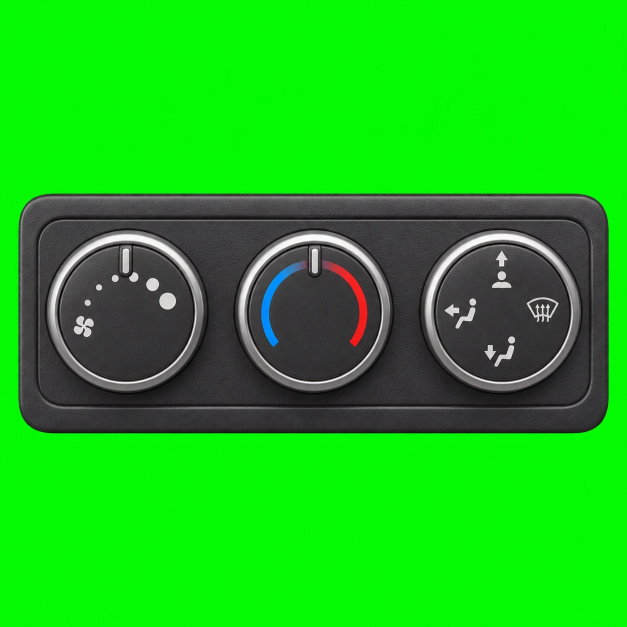
#> input picture assets/src/dec-climate.webp, 1254 x 1254 px (shown at 1/2 size); its folder holds only this picture in this run
$ python clean.py
#> lines starting #> are read from the running program, lines starting #| are printed output that depends on the picture; after the words box and inside, x2 and y2 are one past the last pixel; in counts of white or black regions, pixels touching at a corner belong together
#!/usr/bin/env python3
"""Очистка картинок из ChatGPT (assets/src) перед сценой Blender.

Материалы (mat-*): выпрямление штрихов, выравнивание вшитого света, сведение шва плитки,
приведение среднего цвета к цели из брифа docs/prompts/car-cabin-assets.md.
Детали (dec-*): снятие зелёного фона с восстановлением цвета края, обрезка по детали;
у колеса окна между спицами заливаются тёмным (за ними тормозной диск, а не дорога).
Фасады (fac-*): обрезка по швам панелей, рядам кладки и ритму окон, наплыв на шве, размер плитки
в метрах и средний цвет — в build/assets/fac.json для embed.mjs.

    python3 tools/assets/clean.py            → build/assets/clean/*.png + отчёт в stdout
    python3 tools/assets/clean.py --only mat-trim-satin
    python3 tools/assets/clean.py --only fac → вся серия по префиксу

Только Pillow и numpy: scipy на машине нет.
"""
import argparse
import hashlib
import json
import math
import pathlib
import sys
import time

import numpy as np
from PIL import Image, ImageFilter

ROOT = pathlib.Path(__file__).resolve().parents[2]
SRC = ROOT / 'assets' / 'src'
OUT = ROOT / 'build' / 'assets' / 'clean'

TARGET = {
    'mat-seat-fabric': '3A3C40', 'mat-seat-leather': '2B2C2F', 'mat-dash-soft': '34363A',
    'mat-plastic-hard': '2F3134', 'mat-headliner': 'B9B6B0', 'mat-carpet': '26272A',
    'mat-trim-satin': '8D9096',
}
# штрихи отделки должны идти строго по горизонтали: наклон 1,6° даёт ступеньку ~35 px на стыке плиток
DESKEW = {'mat-trim-satin'}
SEAM_BAND = 0.15
HOLE_FILL = (28, 28, 30)
ALPHA_LO, ALPHA_HI = 0.08, 0.92


def log(msg):
    print('[clean] ' + msg, flush=True)


def source(name):
#> called with name = 'dec-climate'
    for ext in ('.webp', '.png'):
        p = SRC / (name + ext)
        if p.exists():
            return p
    return None


def rgb(v):
    return tuple(int(round(x)) for x in v)


# [30 lines left out: functions seam_ratio, streak_angle, deskew, flatten, not called in this run]


def smoothstep(t):
    t = np.clip(t, 0, 1)
    return t * t * (3 - 2 * t)


# [42 lines left out: functions make_seamless, to_target, clean_material, not called in this run]


def clean_decal(name, path):
#> called with name = 'dec-climate'
    t0 = time.time()
    a = np.asarray(Image.open(path).convert('RGB')).astype(float)
    border = np.concatenate([a[:8].reshape(-1, 3), a[-8:].reshape(-1, 3),
                             a[:, :8].reshape(-1, 3), a[:, -8:].reshape(-1, 3)])
    G = np.median(border, 0)
#> G = [4, 250, 3]
    r, g, b = a[..., 0], a[..., 1], a[..., 2]
    green = g - np.maximum(r, b)
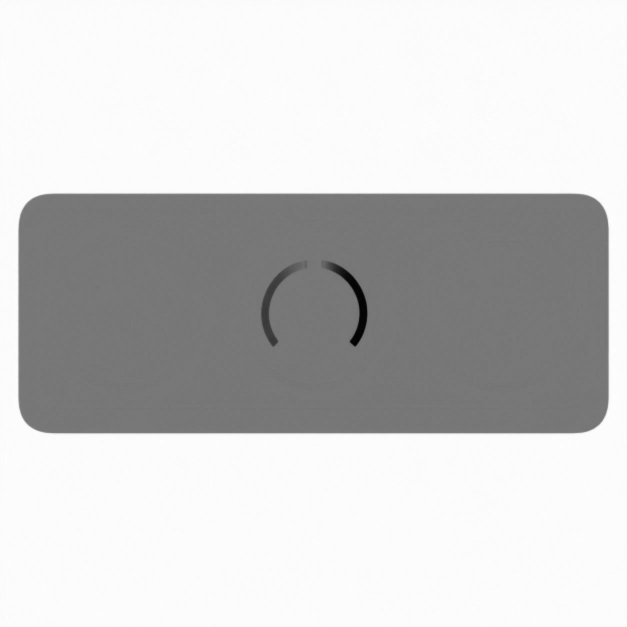
#> green: shape (1254, 1254) float64 (shown at 1/2 size); min -224, max 251, mean 157.3; drawn with min black and max white
    green_bg = G[1] - max(G[0], G[2])
#> green_bg = 246
    # мёртвая зона по краям: шум фона (σ ≈ 1,5) иначе давал фону частичную прозрачность, а тёмному
    # пластику с отсветом фона — частичную непрозрачность
    t = 1 - green / green_bg
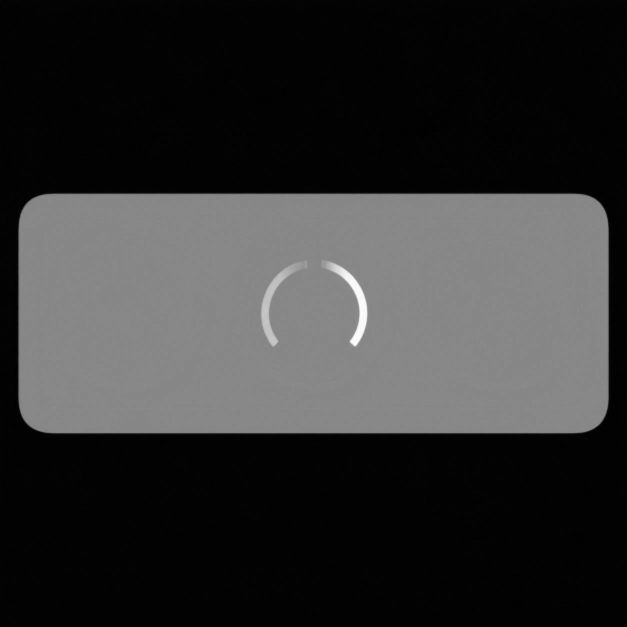
#> t: shape (1254, 1254) float64 (shown at 1/2 size); min -0.0203, max 1.91, mean 0.361; drawn with min black and max white
    alpha = np.clip((t - ALPHA_LO) / (ALPHA_HI - ALPHA_LO), 0, 1)
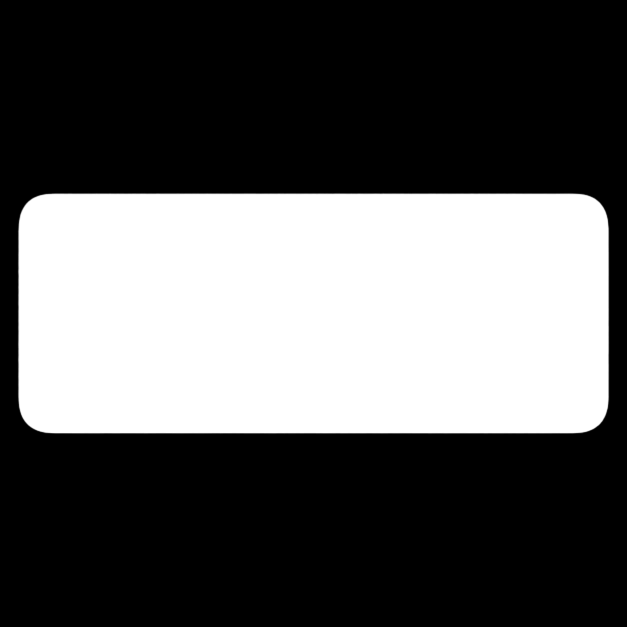
#> alpha: shape (1254, 1254) float64 (shown at 1/2 size); min 0, max 1, mean 0.358
    alpha[alpha < 0.1] = 0
    safe = np.maximum(alpha, 1e-3)[..., None]
    fg = (a - (1 - alpha)[..., None] * G) / safe
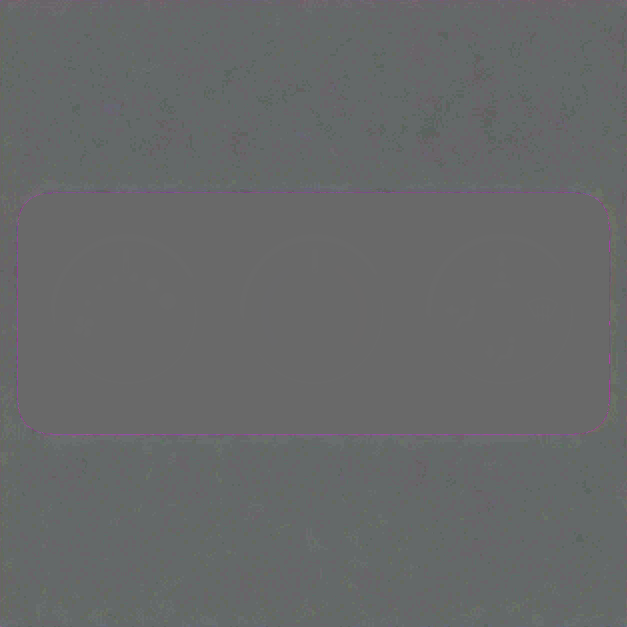
#> fg: shape (1254, 1254, 3) float64 (shown at 1/2 size); mean R, G, B -469.7, -91.5, -9.8; drawn with min black and max white
    # деталей зелёного цвета в брифе нет: остаток зелени на детали — отражение фона
    fg[..., 1] = np.minimum(fg[..., 1], np.maximum(fg[..., 0], fg[..., 2]) + 2)
    fg = np.clip(fg, 0, 255)
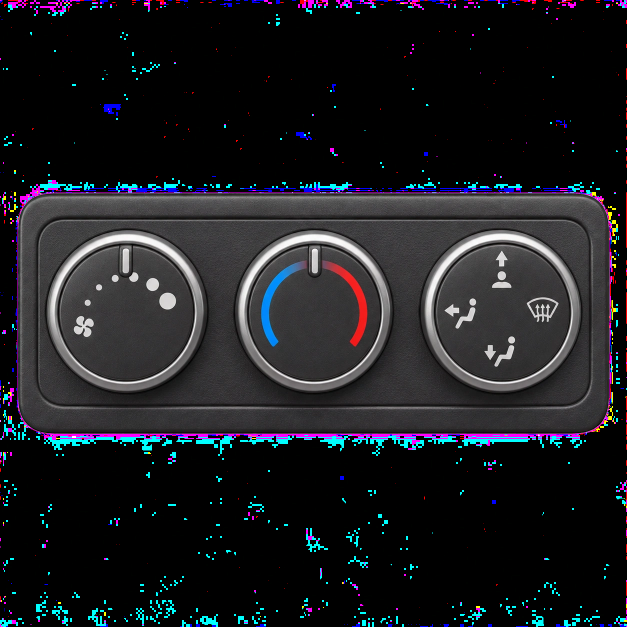
#> fg: shape (1254, 1254, 3) float64 (shown at 1/2 size); mean R, G, B 28.6, 29.4, 33.5
    note = ''
    if name.startswith('dec-wheel') and name != 'dec-wheel-pad':
        ys, xs = np.where(alpha > 0.5)
        cx, cy = (xs.min() + xs.max()) / 2, (ys.min() + ys.max()) / 2
        rad = min(xs.max() - xs.min(), ys.max() - ys.min()) / 2 - 2
        yy, xx = np.mgrid[:a.shape[0], :a.shape[1]]
        disc = (xx - cx) ** 2 + (yy - cy) ** 2 <= rad ** 2
        holes = disc & (alpha < 0.5)
        fill = np.array(HOLE_FILL, float)
        fg[disc] = fg[disc] * alpha[disc][:, None] + fill * (1 - alpha[disc][:, None])
        alpha[disc] = 1
        note = f', окна между спицами залиты тёмным ({holes.sum()} px)'
    ys, xs = np.where(alpha > 0.5)
    # куски борта трамвая встают встык, и любой прозрачный отступ дал бы щель между ними; стекло
    # зеркала ложится на рамку корпуса, и отступ сузил бы его внутри корпуса
    pad = 0 if name.startswith(('tram-', 'dec-mirror-')) else 8
    x0, x1 = max(xs.min() - pad, 0), min(xs.max() + pad + 1, a.shape[1])
#> x0 = 29; x1 = 1226
    y0, y1 = max(ys.min() - pad, 0), min(ys.max() + pad + 1, a.shape[0])
#> y0 = 379; y1 = 875
    if name == 'tram-front':
        # перёд ложится на торец шириной кузова, а зеркала торчат за кузов: ширина — по самой длинной
        # сплошной полосе на 70 % высоты, где зеркал уже нет
        row = alpha[y0 + int((y1 - y0) * 0.7)] > 0.5
        runs, start = [], None
        for x, on in enumerate(list(row) + [False]):
            if on and start is None:
                start = x
            if not on and start is not None:
                runs.append((start, x))
                start = None
        bx0, bx1 = max(runs, key=lambda r: r[1] - r[0])
        note += f', обрезан по кузову {bx1 - bx0} из {x1 - x0} px'
        x0, x1 = bx0, bx1
    rgba = np.dstack([fg, alpha * 255])[y0:y1, x0:x1]
    Image.fromarray(rgba.astype(np.uint8), 'RGBA').save(OUT / (name + '.png'))
    obj = rgba[..., 3] > 127
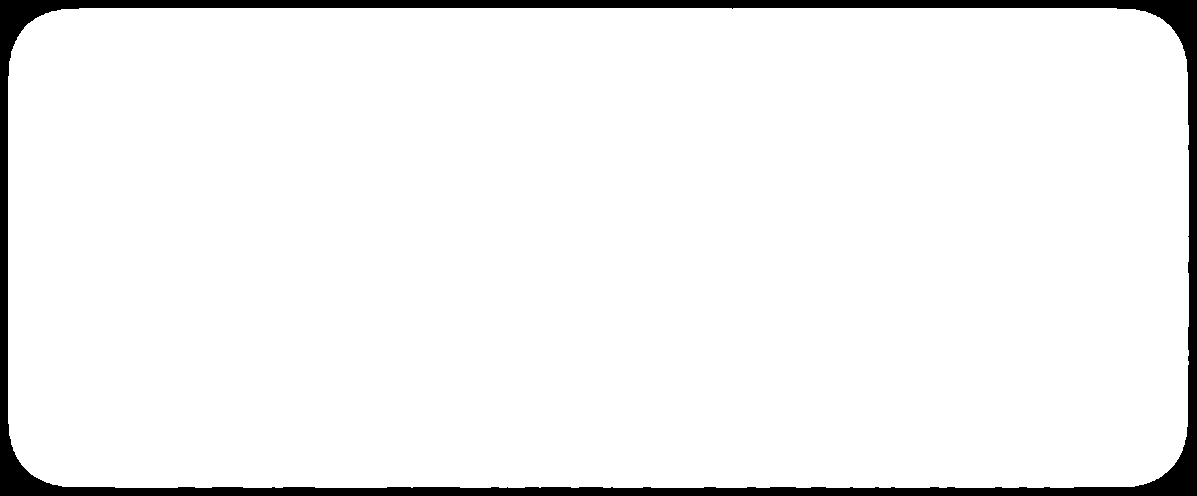
#> obj: shape (496, 1197) bool; 94.8% white; 1 black region, box (x1, y1, x2, y2) and area: (0, 0, 1197, 496) 31069
    fr = rgba[..., :3].astype(float)
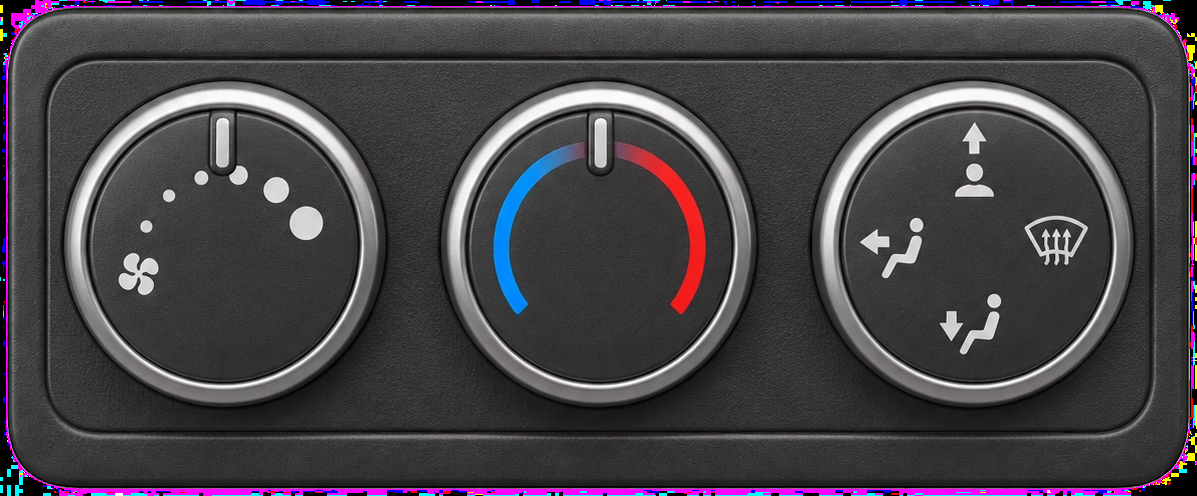
#> fr: shape (496, 1197, 3) float64; mean R, G, B 70.9, 66.3, 72.2
    fringe = (obj & (fr[..., 1] > np.maximum(fr[..., 0], fr[..., 2]) + 25)).sum()
#> fringe = 0
    log(f'{name}: фон {rgb(G)}, деталь {x1 - x0}×{y1 - y0} px '
        f'(пропорция {(x1 - x0) / (y1 - y0):.2f}), полупрозрачный край {((alpha > 0) & (alpha < 1)).sum()} px, '
        f'зелёная кайма после {fringe} px{note}, {time.time() - t0:.1f} с')
    if fringe > 50:
        log(f'WARN {name}: на детали осталось {fringe} px зелёной каймы')
    if name.startswith('dec-mirror-'):
        mirror_outline(name, rgba[..., 3] > 127)


MIRROR_JSON = ROOT / 'build' / 'assets' / 'mirror.json'
MIRROR_PTS = 16


# [52 lines left out: functions hull2d, seg_dist, simplify_closed, mirror_outline, not called in this run]


SKY_BLEND = 0.06  # доля ширины неба, на которой правый край наплывает на левый


# [15 lines left out: function clean_sky, not called in this run]


# make_seamless фасаду не годится: он сдвигает плитку на полпериода и смешивает по всей площади — у края
# оказалось бы окно из середины. Фасад сводится обрезкой по швам панелей, рядам кладки и ритму окон
# (замеры — assets/src/SOURCES.md, «Серия 3»), остаток шва — наплывом, как у неба. Обрезка мерена на
# конкретной картинке: ChatGPT отдаёт переделку того же размера, поэтому сверяется отпечаток WebP-исходника
# (sha256, 12 знаков), а не размер. Шов по пикселям не проверяется: он стоит на растворе и пазе панели,
# где шаг яркости и в исходнике выше любого среднего; ритм окон и швов меряет гейт по готовым плиткам
FAC_W = 1024          # ширина выхода; в страницу embed.mjs кладёт 512
FAC_BLEND = 24        # наплыв не шире: дальше поля за линией обрезки у части картинок нет
# тот же кирпич на торце должен быть того же размера, что на фасаде: ряд fac-brick-red — 28,0 px
# (30 рядов на этаж 3,2 м), у торца — 34,35 px, поэтому торец меряется кирпичом, а не этажом
BRICK_PXM_RED = 840 / 3.2
FAC = {
    'fac-panel-a':      dict(sha='fab3907b55f7', src=(1835, 857), crop=(69, 75, 1756, 785), m=(6.0, 2.8)),
    'fac-panel-b':      dict(sha='59c8142a42f3', src=(1834, 858), crop=(76, 109, 1757, 852), m=(6.0, 2.8)),
    # вертикальный шов один, посередине: без его половинок на краях две панели при повторе слились бы в одну
    'fac-panel-end':    dict(sha='afe2fe6e0f1b', src=(1836, 857), crop=(0, 53, 1836, 817), m=(6.0, 2.8), joint=(910, 916, 921)),
    'fac-brick-red':    dict(sha='73ce63e4b672', src=(1717, 916), crop=(9, 21, 1702, 861), m=(6.0, 3.2)),
    'fac-brick-yellow': dict(sha='ca13b7f98aec', src=(1717, 916), crop=(8, 80, 1713, 894), m=(6.0, 3.2)),
    'fac-brick-end':    dict(sha='c82a7c4d0ff1', src=(1717, 916), crop=(4, 24, 1653, 788), pxm=BRICK_PXM_RED * 34.35 / 28.0, like='fac-brick-red'),
    'fac-plaster':      dict(sha='28d1e47e65d3', src=(1717, 916), crop=(39, 0, 1677, 916), m=(6.0, 3.2)),
    'fac-shop-a':       dict(sha='2239e05a8185', src=(1717, 916), crop=(0, 0, 1717, 916), m=(6.0, 3.2), wrap_y=False),
    'fac-shop-b':       dict(sha='e34bbe8c02b4', src=(1717, 916), crop=(0, 0, 1717, 916), m=(6.0, 3.2), wrap_y=False),
}
FAC_JSON = ROOT / 'build' / 'assets' / 'fac.json'


# [30 lines left out: functions fac_crop, fac_seam, brick_mean, not called in this run]


_fac_cache = {}


# [66 lines left out: functions fac_tile, clean_facades, not called in this run]


def main():
    ap = argparse.ArgumentParser()
    ap.add_argument('--only', help='имя картинки или серия по префиксу: mat, dec, tram, sky, fac')
    args = ap.parse_args()
    OUT.mkdir(parents=True, exist_ok=True)
    names = sorted({p.stem for p in SRC.iterdir() if p.suffix in ('.png', '.webp') and p.stem.split('-')[0] in ('mat', 'dec', 'tram', 'sky', 'fac')})
    if args.only:
        names = [n for n in names if n == args.only or n.split('-')[0] == args.only]
    missing = [n for n in TARGET if n not in names and not args.only]
    if missing:
        log('WARN нет материалов: ' + ', '.join(missing))
    t0 = time.time()
    for n in names:
        p = source(n)
        if n.startswith('mat-'):
            if n not in TARGET:
                log(f'WARN {n}: нет цели цвета в TARGET — пропущен')
                continue
            clean_material(n, p)
        elif n.startswith('sky-'):
            clean_sky(n, p)
        elif n.startswith('fac-'):
            continue
        else:
            clean_decal(n, p)
    facs = [n for n in names if n.startswith('fac-')]
    if facs:
        clean_facades(facs)
    log(f'готово: {len(names)} файлов в {OUT.relative_to(ROOT)}, {time.time() - t0:.1f} с')
    return 0


if __name__ == '__main__':
    sys.exit(main())
#> (the program exits here)

$ run again, on assets/src/dec-grille-b.webp
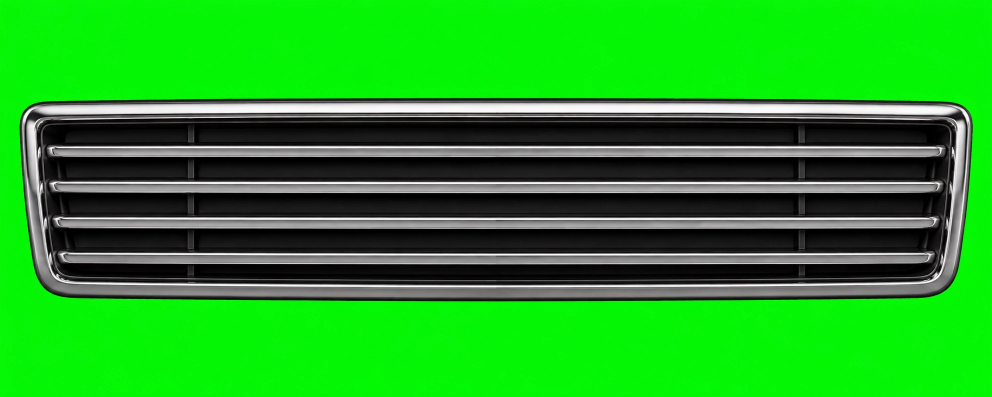
#> input picture assets/src/dec-grille-b.webp, 1983 x 793 px (shown at 1/2 size)
#> G = [5, 246, 5]
#> green_bg = 241
#> x0 = 31; x1 = 1954
#> y0 = 188; y1 = 611
#> in clean_decal, `obj = rgba[..., 3] > 127`:
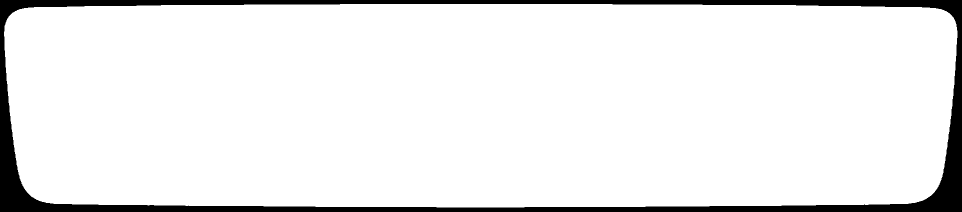
#> obj: shape (423, 1923) bool (shown at 1/2 size); 92.5% white; 1 black region, box (x1, y1, x2, y2) and area: (0, 0, 1923, 423) 60615
#> in clean_decal, `fr = rgba[..., :3].astype(float)`:
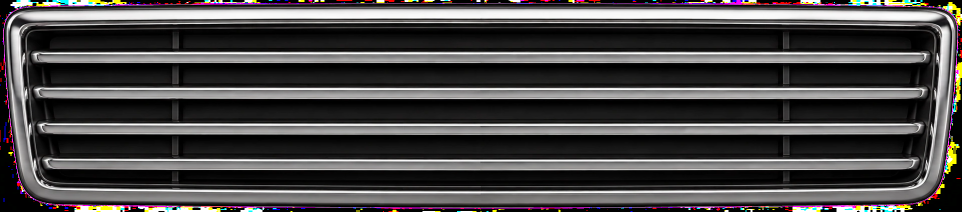
#> fr: shape (423, 1923, 3) float64 (shown at 1/2 size); mean R, G, B 72.9, 70.7, 70.8
#> fringe = 0
